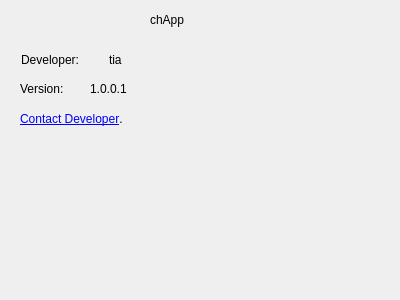
<?xml version="1.0" encoding="UTF-8"?>
<ui version="4.0">
 <class>AboutWindow</class>
 <widget class="QDialog" name="AboutWindow">
  <property name="geometry">
   <rect>
    <x>0</x>
    <y>0</y>
    <width>400</width>
    <height>300</height>
   </rect>
  </property>
  <property name="windowTitle">
   <string>Dialog</string>
  </property>
  <widget class="QLabel" name="label_4">
   <property name="geometry">
    <rect>
     <x>150</x>
     <y>10</y>
     <width>71</width>
     <height>20</height>
    </rect>
   </property>
   <property name="styleSheet">
    <string notr="true">font: 15pt &quot;Ubuntu&quot;;</string>
   </property>
   <property name="text">
    <string>chApp</string>
   </property>
  </widget>
  <widget class="QLabel" name="label_5">
   <property name="geometry">
    <rect>
     <x>21</x>
     <y>51</y>
     <width>83</width>
     <height>18</height>
    </rect>
   </property>
   <property name="styleSheet">
    <string notr="true">font: 75  13pt &quot;colibri&quot;;</string>
   </property>
   <property name="text">
    <string>Developer:</string>
   </property>
  </widget>
  <widget class="QLabel" name="label_6">
   <property name="geometry">
    <rect>
     <x>109</x>
     <y>51</y>
     <width>20</width>
     <height>18</height>
    </rect>
   </property>
   <property name="styleSheet">
    <string notr="true">font: 75  13pt &quot;colibri&quot;;</string>
   </property>
   <property name="text">
    <string>tia</string>
   </property>
  </widget>
  <widget class="QLabel" name="label_7">
   <property name="geometry">
    <rect>
     <x>20</x>
     <y>80</y>
     <width>62</width>
     <height>18</height>
    </rect>
   </property>
   <property name="styleSheet">
    <string notr="true">font: 75  13pt &quot;colibri&quot;;</string>
   </property>
   <property name="text">
    <string>Version:</string>
   </property>
  </widget>
  <widget class="QLabel" name="label_8">
   <property name="geometry">
    <rect>
     <x>90</x>
     <y>80</y>
     <width>53</width>
     <height>18</height>
    </rect>
   </property>
   <property name="styleSheet">
    <string notr="true">font: 75  13pt &quot;colibri&quot;;</string>
   </property>
   <property name="text">
    <string>1.0.0.1</string>
   </property>
  </widget>
  <widget class="QLabel" name="label_9">
   <property name="geometry">
    <rect>
     <x>20</x>
     <y>110</y>
     <width>145</width>
     <height>18</height>
    </rect>
   </property>
   <property name="styleSheet">
    <string notr="true">font: 75  13pt &quot;colibri&quot;;
</string>
   </property>
   <property name="text">
    <string>    &lt;a href=&quot;https://github.com/tia337&quot;&gt;Contact Developer&lt;/a&gt;.</string>
   </property>
   <property name="openExternalLinks">
    <bool>false</bool>
   </property>
  </widget>
 </widget>
 <resources/>
 <connections/>
</ui>
